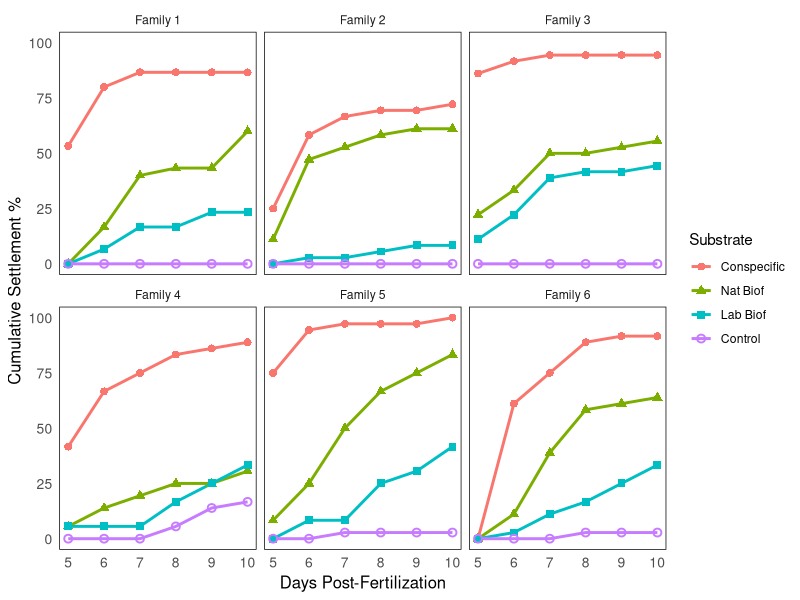
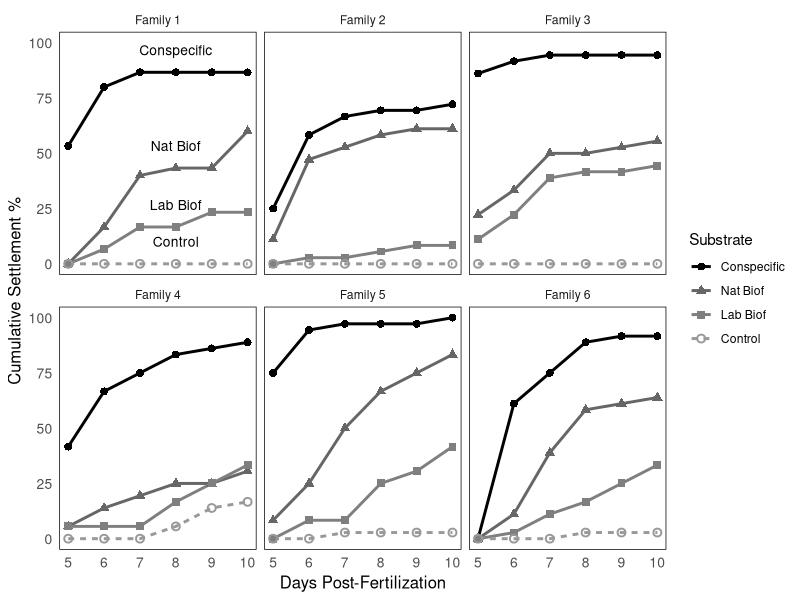
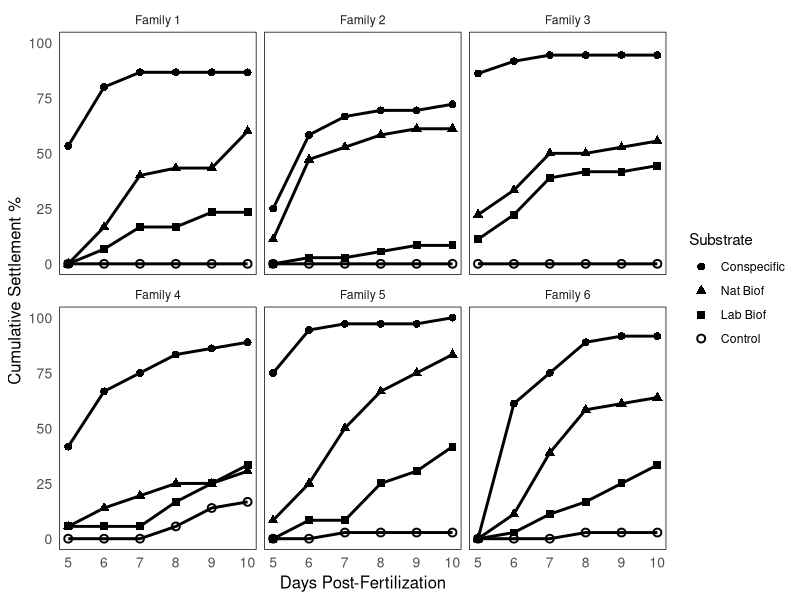
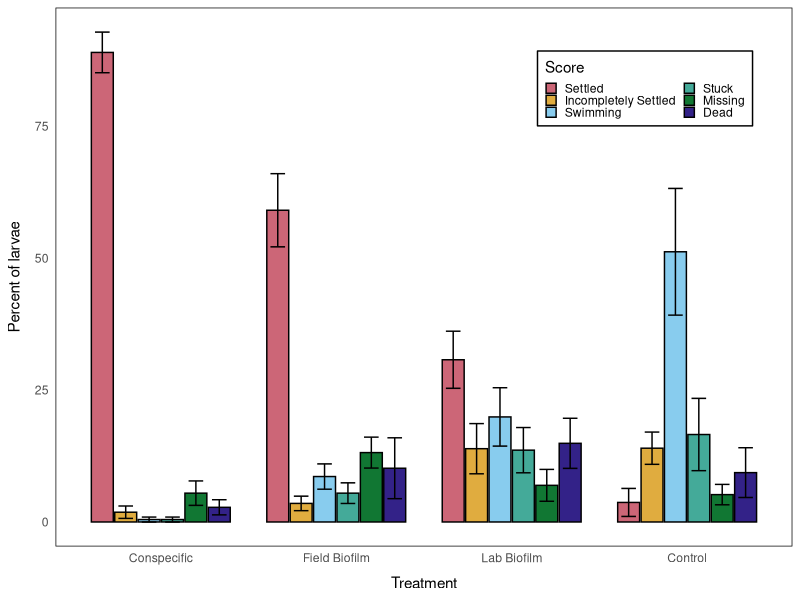
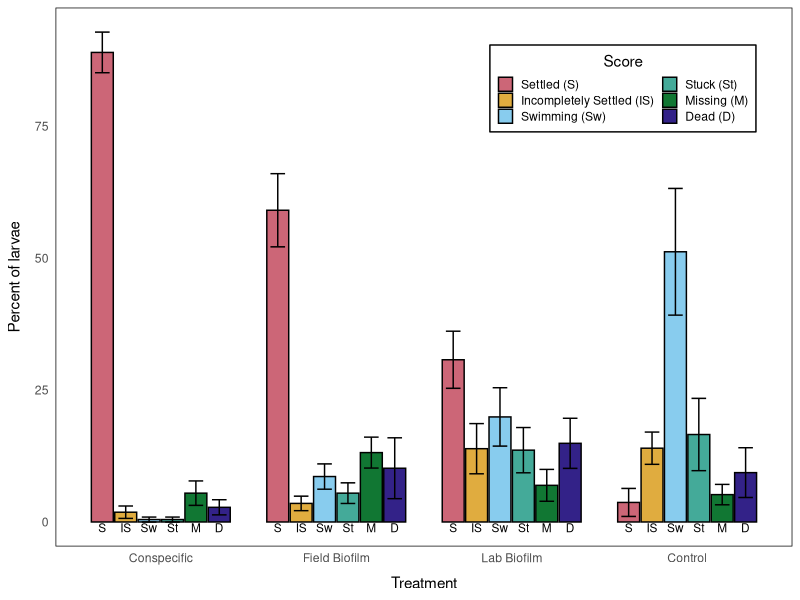
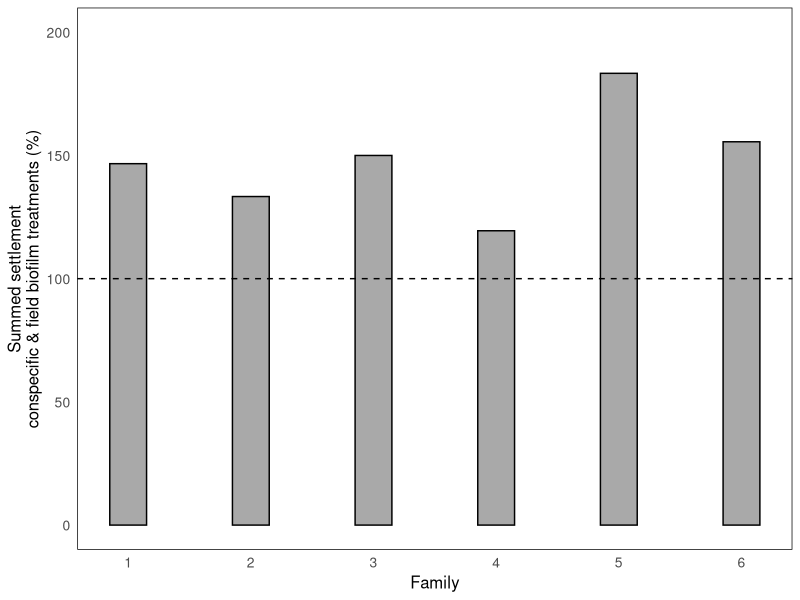

Write the R code that produced these figures, in order.
## ---- chunk 1
knitr::opts_chunk$set(echo = TRUE)

library(tidyverse)
library(ggplot2)
library(patchwork)
library(ggtext)
## ---- chunk 2
# Data Pre-processing
# Treatment and score are factored as strings from integers and ordered appropriately. A new column "Larva" is added so individual larvae can be tracked through time.

data <- read.csv("../data/ficoSettlementData.csv")

data$Treatment <- factor(data$Treatment, 
                         levels = c(1, 2, 3, 4), 
                         labels = c("Conspecific", "Nat Biof", "Lab Biof", "Control"))
data$Score <- factor(data$Score,
                     levels = c(0, 1, 2, 3, 4, 5),
                     labels = c("Missing", "Juvenile", "Swimming", "Stuck", "Dead", "Part Meta"))

data$Score <- factor(data$Score, levels = c("Juvenile", "Part Meta", "Swimming", "Stuck", "Missing", "Dead"))

Larva <- paste(data$Family, data$Plate, data$Well, sep="-")
data <- cbind(data, Larva)

glimpse(data)
## ---- chunk 3
fig1Data <- data %>%
  group_by(Family, DPF, Treatment) %>%
  summarise(
    settlement = (sum(Score == "Juvenile")/n()) * 100
  )

first_family <- unique(fig1Data$Family)[1]

label_data <- fig1Data %>%
  filter(Family == first_family) %>%
  group_by(Treatment) %>%
  arrange(DPF) %>%
  slice(4) %>%
  ungroup()

label_data <- label_data %>%
  mutate(label_y = settlement + 10)
## ---- chunk 4

# color

ggplot(fig1Data, aes(x = DPF, y = settlement, color = Treatment, shape = Treatment)) +
  geom_line(stat = "identity", linewidth = 1) +
  geom_point(stat = "identity", size = 2, stroke = 1) +
  scale_shape_manual(values = c(
    "Control" = 1,
    "Conspecific" = 16,
    "Nat Biof" = 17,
    "Lab Biof" = 15
  )) +
  facet_wrap(~ Family, labeller = labeller(Family = function(x) paste("Family", x))) +
  labs(
    x = "Days Post-Fertilization",
    y = "Cumulative Settlement %",
    color = "Substrate",
    shape = "Substrate"
  ) +
  theme_minimal() +
  theme(
    panel.grid = element_blank(),
    panel.border = element_rect(color = "black", fill = NA),
    axis.text = element_text(size = 10),
    axis.title = element_text(size = 12)
  )
## ---- chunk 5
ggplot(fig1Data, aes(x = DPF, y = settlement, color = Treatment, shape = Treatment, linetype = Treatment)) +
  geom_line(stat = "identity", linewidth = 1) +
  geom_point(stat = "identity", size = 2, stroke = 1) +
  scale_shape_manual(values = c(
    "Control" = 1,
    "Conspecific" = 16,
    "Nat Biof" = 17,
    "Lab Biof" = 15
  )) +
  scale_color_manual(values = c(
    "Control" = "grey60",
    "Conspecific" = "black",
    "Nat Biof" = "grey40",
    "Lab Biof" = "grey50"
  )) +
  scale_linetype_manual(values = c(
    "Control" = "22",
    "Conspecific" = "solid",
    "Nat Biof" = "solid",
    "Lab Biof" = "solid"
  )) +
  geom_text(
    data = label_data,
    aes(x = DPF, y = label_y, label = Treatment),
    inherit.aes = FALSE,
    size = 3.5
  ) +
  facet_wrap(~ Family, labeller = labeller(Family = function(x) paste("Family", x))) +
  labs(
    x = "Days Post-Fertilization",
    y = "Cumulative Settlement %",
    color = "Substrate",
    shape = "Substrate",
    linetype = "Substrate"
  ) +
  theme_minimal() +
  theme(
    panel.grid = element_blank(),
    panel.border = element_rect(color = "black", fill = NA),
    axis.text = element_text(size = 10),
    axis.title = element_text(size = 12)
  )
## ---- chunk 6
ggplot(fig1Data, aes(x = DPF, y = settlement, shape = Treatment)) +
  geom_line(stat = "identity", linewidth = 1, color = "black") +
  geom_point(stat = "identity", size = 2, stroke = 1, color = "black") +
  scale_shape_manual(values = c(
    "Control" = 1,
    "Conspecific" = 16,
    "Nat Biof" = 17,
    "Lab Biof" = 15
  )) +
  facet_wrap(~ Family, labeller = labeller(Family = function(x) paste("Family", x))) +
  labs(
    x = "Days Post-Fertilization",
    y = "Cumulative Settlement %",
    shape = "Substrate"
  ) +
  theme_minimal() +
  theme(
    panel.grid = element_blank(),
    panel.border = element_rect(color = "black", fill = NA),
    axis.text = element_text(size = 10),
    axis.title = element_text(size = 12)
  )
## ---- chunk 7
fig2Data <- data %>%
  filter(DPF == 10) %>%
  group_by(Family, Treatment, Score) %>%
  summarise(count = n()) %>%
  group_by(Family, Treatment) %>%
  mutate(percent = 100 * count / sum(count)) %>%
  ungroup() %>%
  complete(Family, Treatment, Score, fill = list(percent = 0, count = 0))

fig2DataAvg <- fig2Data %>%
  group_by(Treatment, Score) %>%
  summarize(
    mean_percent = mean(percent),
    SE = sd(percent) / sqrt(n())
  )

fig2DataAvg <- fig2DataAvg %>%
  mutate(ScoreLabel = recode(Score,
    "Juvenile" = "S",
    "Part Meta" = "IS",
    "Swimming" = "Sw",
    "Stuck" = "St",
    "Missing" = "M",
    "Dead" = "D"
  ))

## ---- chunk 8
ggplot(fig2DataAvg, aes(x = Treatment, y = mean_percent, fill = Score)) +
  geom_bar(stat = "identity", width = 0.75, position = position_dodge(0.8), color = "black") +
  scale_x_discrete(labels = c("Conspecific", "Field Biofilm", "Lab Biofilm", "Control")) +
  scale_fill_manual(values = c("Juvenile" = "#CC6677", 
                               "Part Meta" = "#E0AC3F",
                               "Swimming" = "#88CCEE",
                               "Stuck" = "#44AA99",
                               "Missing" = "#117733",
                               "Dead" = "#332288"),
                    labels = c("Juvenile" = "Settled", 
                               "Part Meta" = "Incompletely Settled",
                               "Swimming" = "Swimming",
                               "Stuck" = "Stuck",
                               "Missing" = "Missing",
                               "Dead" = "Dead")) +
  geom_errorbar(aes(ymin = mean_percent - SE, ymax = mean_percent + SE), position = position_dodge(0.8), width = 0.5) +
  labs(
    y = "Percent of larvae",
    x = "Treatment",
    fill = "Score"
  ) +
  guides(fill = guide_legend(ncol = 2)) +
  theme_minimal() +
  theme(
    panel.grid.major = element_blank(),
    panel.grid.minor = element_blank(),
    panel.border = element_rect(color = "black", fill = NA),
    panel.spacing.y = unit(2, "lines"),
    axis.title.y = element_text(margin = margin(r = 8)),
    axis.title.x = element_text(margin = margin(t = 8)),
    legend.position = c(0.8, 0.85),
    legend.background = element_rect(fill = "white", color = "black"),
    legend.key.size = unit(0.6, "lines")
  )
## ---- chunk 9
ggplot(fig2DataAvg, aes(x = Treatment, y = mean_percent, fill = Score)) +
  geom_bar(stat = "identity", width = 0.75, position = position_dodge(0.8), color = "black") +
  scale_x_discrete(labels = c("Conspecific", "Field Biofilm", "Lab Biofilm", "Control")) +
  scale_fill_manual(values = c("Juvenile" = "#CC6677", 
                               "Part Meta" = "#E0AC3F",
                               "Swimming" = "#88CCEE",
                               "Stuck" = "#44AA99",
                               "Missing" = "#117733",
                               "Dead" = "#332288"),
                    labels = c(
                               "Juvenile" = "Settled (S)", 
                               "Part Meta" = "Incompletely Settled (IS)",
                               "Swimming" = "Swimming (Sw)",
                               "Stuck" = "Stuck (St)",
                               "Missing" = "Missing (M)",
                               "Dead" = "Dead (D)"
                               )) +
  geom_errorbar(aes(ymin = mean_percent - SE, ymax = mean_percent + SE), position = position_dodge(0.8), width = 0.5) +
    geom_text(
    aes(label = ScoreLabel, y = 2),
    position = position_dodge(0.8),
    vjust = 2.3,
    size = 3
  ) +
  labs(
    y = "Percent of larvae",
    x = "Treatment",
    fill = "Score"
  ) +
  guides(fill = guide_legend(ncol = 2)) +
  theme_minimal() +
  theme(
    panel.grid.major = element_blank(),
    panel.grid.minor = element_blank(),
    panel.border = element_rect(color = "black", fill = NA),
    panel.spacing.y = unit(2, "lines"),
    axis.title.y = element_text(margin = margin(r = 8)),
    axis.title.x = element_text(margin = margin(t = 8)),
    legend.position = "inside",
    legend.position.inside = c(0.77, 0.85),
    legend.background = element_rect(fill = "white"),
    legend.key.size = unit(0.8, "lines"),
    legend.title.align = 0.5
  )

## ---- chunk 10
fig3Data <- data %>%
  filter(DPF==10) %>%
  group_by(Family, Treatment) %>%
  summarise(
    juvenile = (sum(Score == "Juvenile") / n()) * 100
    )

fig3Data <- fig3Data %>%
  filter(Treatment %in% c("Conspecific", "Nat Biof")) %>%
  group_by(Family) %>%
  summarise(
    sumSet = sum(juvenile)
  )
## ---- chunk 11
ggplot(fig3Data, aes(x = Family, y = sumSet)) +
  geom_bar(stat = "identity", fill = "darkgrey", color = "black", width = 0.3) +
  geom_hline(yintercept = 100, linetype = "dashed", color = "black", linewidth = 0.5) +
  scale_x_continuous(breaks = 1:6) +
  scale_y_continuous(limits = c(0,200)) +
  labs(
    x = "Family",
    y = "Summed settlement\nconspecific & field biofilm treatments (%)"
  ) +

  theme_minimal() +
  theme(
    panel.grid = element_blank(),
    panel.border = element_rect(color = "black", fill = NA),
    axis.text = element_text(size = 10),
    axis.title = element_text(size = 12)
)
